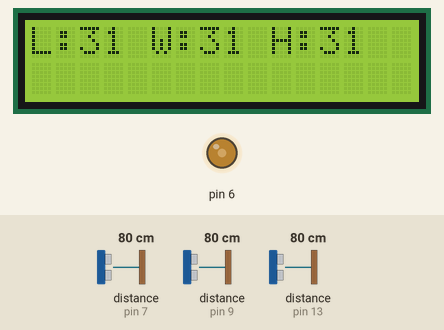
This sketch was run on a simulated Arduino Uno, built with avr-gcc and run on an emulated ATmega328P. Shown: 16×2 character LCD, output pins drawn as LEDs (lit = HIGH). Wiring (inferred from the names in the program): 3 × ultrasonic range finder: trigger pin 8, echo pin 9 / trigger pin 10, echo pin 13 / trigger A0, echo pin 7. The test bench sets the inputs (shaded band); at power-on: distance to the obstacle (sensors on pin 7, pin 9, pin 13) 80 cm. The echo pulse lasts 58.3 µs per cm; pins used as bus, display or sensor lines are not drawn.

Above: at 1.2 s.
1.3 s: distance to the obstacle (sensor on pin 7) set to 120 cm
At 2.0 s:
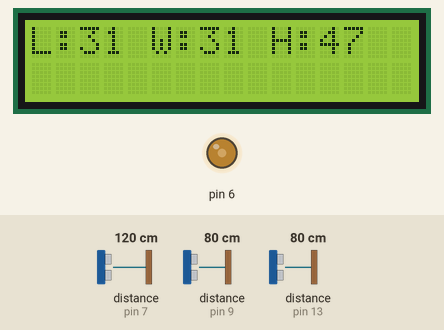
4.3 s: distance to the obstacle (sensor on pin 9) set to 60 cm
At 5.6 s:
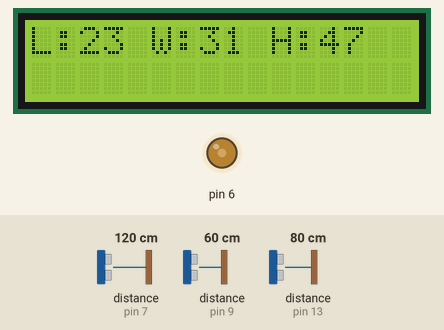
7.3 s: distance to the obstacle (sensor on pin 13) set to 18 cm
At 7.8 s:
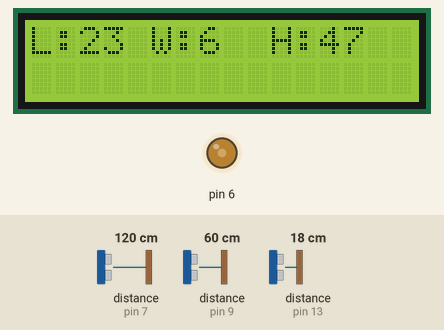
10.3 s: distance to the obstacle (sensor on pin 13) set to 299 cm
At 10.7 s:
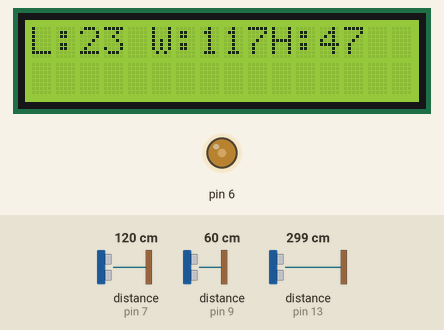
13.3 s: distance to the obstacle (sensor on pin 7) set to 35 cm
At 14.1 s:
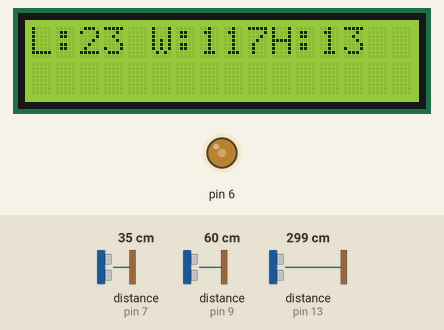
16.3 s: distance to the obstacle (sensor on pin 9) set to 4 cm
At 17.3 s:
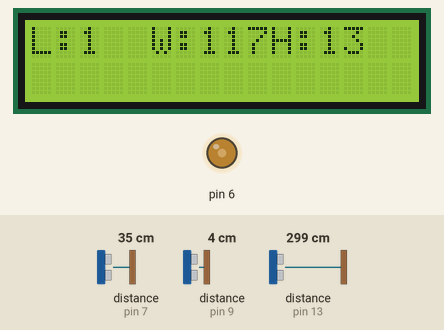
Timing chart, 0 to 19.3 s (numbered marks = the images above; inputs shaded):
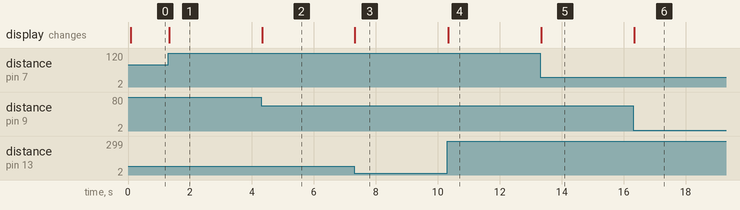

The sketch:

Theia.ino
```cpp
#include <LiquidCrystal.h> // Library

LiquidCrystal lcd(11, 12, 5, 4, 3, 2); // (RS, E, D4, D5, D6, D7)
const int pingPin_length = 8; // Trig of Ultrasonic Sensor_length
const int echoPin_length = 9; // Echo of Ultrasonic Sensor_length
const int pingPin_width = 10; // Trig of Ultrasonic Sensor_width
const int echoPin_width = 13; // Echo of Ultrasonic Sensor_width
const int pingPin_height = A0; // Trig of Ultrasonic Sensor_height
const int echoPin_height = 7; // Echo of Ultrasonic Sensor_height

void setup() {
 lcd.begin(16,2); // (width, height) 16 x 2 is the max
 analogWrite(6, 100); // (contrast of lcd module)
}

void loop() {
 lcd.noBlink(); // Turns off the blinking LCD cursor
 long duration_length, duration_width, duration_height, inches_length, inches_width, inches_height; // Ultrasonic variables

 // Length Calculation
 pinMode(pingPin_length, OUTPUT);
 digitalWrite(pingPin_length, LOW);
 delayMicroseconds(2);
 digitalWrite(pingPin_length, HIGH);
 delayMicroseconds(10);
 digitalWrite(pingPin_length, LOW);
 pinMode(echoPin_length, INPUT);
 duration_length = pulseIn(echoPin_length, HIGH);
 inches_length = MicroToInch(duration_length);

 // Width Calculation
 pinMode(pingPin_width, OUTPUT);
 digitalWrite(pingPin_width, LOW);
 delayMicroseconds(2);
 digitalWrite(pingPin_width, HIGH);
 delayMicroseconds(10);
 digitalWrite(pingPin_width, LOW);
 pinMode(echoPin_width, INPUT);
 duration_width = pulseIn(echoPin_width, HIGH);
 inches_width = MicroToInch(duration_width);

 // Height Calculation
 pinMode(pingPin_height, OUTPUT);
 digitalWrite(pingPin_height, LOW);
 delayMicroseconds(2);
 digitalWrite(pingPin_height, HIGH);
 delayMicroseconds(10);
 digitalWrite(pingPin_height, LOW);
 pinMode(echoPin_height, INPUT);
 duration_height = pulseIn(echoPin_height, HIGH);
 inches_height = MicroToInch(duration_height);

 // String Conversion
 String l = String(inches_length);
 String w = String(inches_width);
 String h = String(inches_height);

 // Printing on lcd
 lcd.clear();
 lcd.print("L:");
 lcd.print(l);
 lcd.setCursor(5,0);
 lcd.print("W:");
 lcd.print(w);
 lcd.setCursor(10,0);
 lcd.print("H:");
 lcd.print(h);
 delayMicroseconds(2000);
 lcd.setCursor(0, 0);
}

long MicroToInch(long microseconds) {
   return microseconds / 74 / 2;
}
```

Measured:
- after the input at 1.3 s, the display: changes at once (image 1)
- after the input at 4.3 s, the display: changes at once (image 2)
- after the input at 7.3 s, the display: changes at once (image 3)
- after the input at 10.3 s, the display: changes at once (image 4)
- after the input at 13.3 s, the display: changes at once (image 5)
- after the input at 16.3 s, the display: changes at once (image 6)
